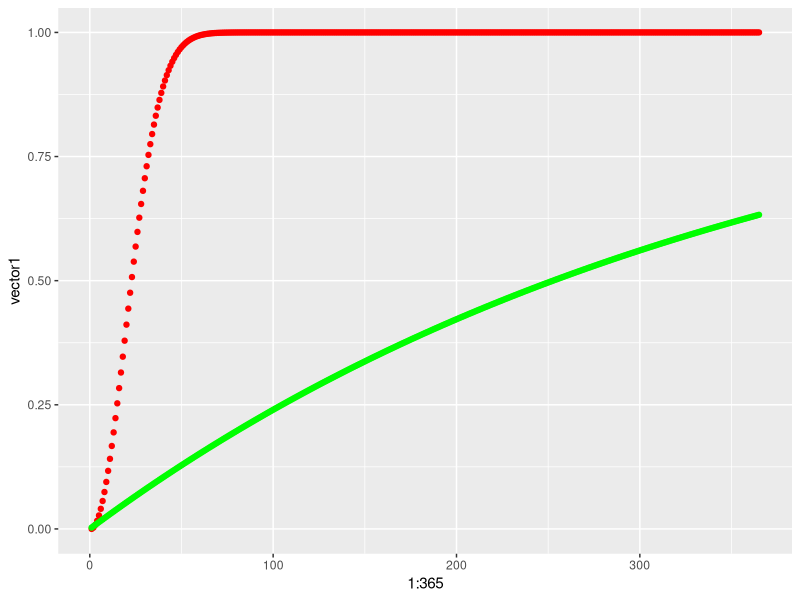

R code for this plot:
?dbinom()

#P(X>100)
pbinom(100 ,110, 0.85, lower.tail=F)

b <- sample(1:365,23,replace=TRUE)
tabulate(b)
r <- replicate(10^4, max(tabulate(sample(1:365,23,replace=TRUE))))
sum(r>=2)/10^4


1-prod((365-300+1):365)/365^300
?prod

n <- numeric
prob1 <- function(n){
  x <- 1
  for (i in 1:n){
    if(i>=1 & i<=365){
      
      x = (x*(365-(i-1))/365)
      p1=1-x
      
    } else if(i>365){
      p1<-1
    } else if(i<1){
      p1<-0
    }
  }
  
  return(p1)
}

prob1(80)

(1*(365-(2-1))/365)

n <- numeric
prob2 <- function(n){
  p2<- numeric
  p2<- 1 -(364/365)^n
  return(p2)
}
prob2(80)

library(ggplot2)
vector1<-c()
vector2<-c()
for(i in 1:365){
  vector1[i]<-prob1(i)
  vector2[i]<-prob2(i)
}

data <- data.frame(vector1, vector2, prob2(1:365))

ggplot(data, aes(1:365))+ 
  geom_point(aes(y=vector1), 
   col="red") + geom_point(aes(y=vector2), col="green")

k <- 23
p <- numeric(k)
str(k)
class(k)
t <- character(k)
t






